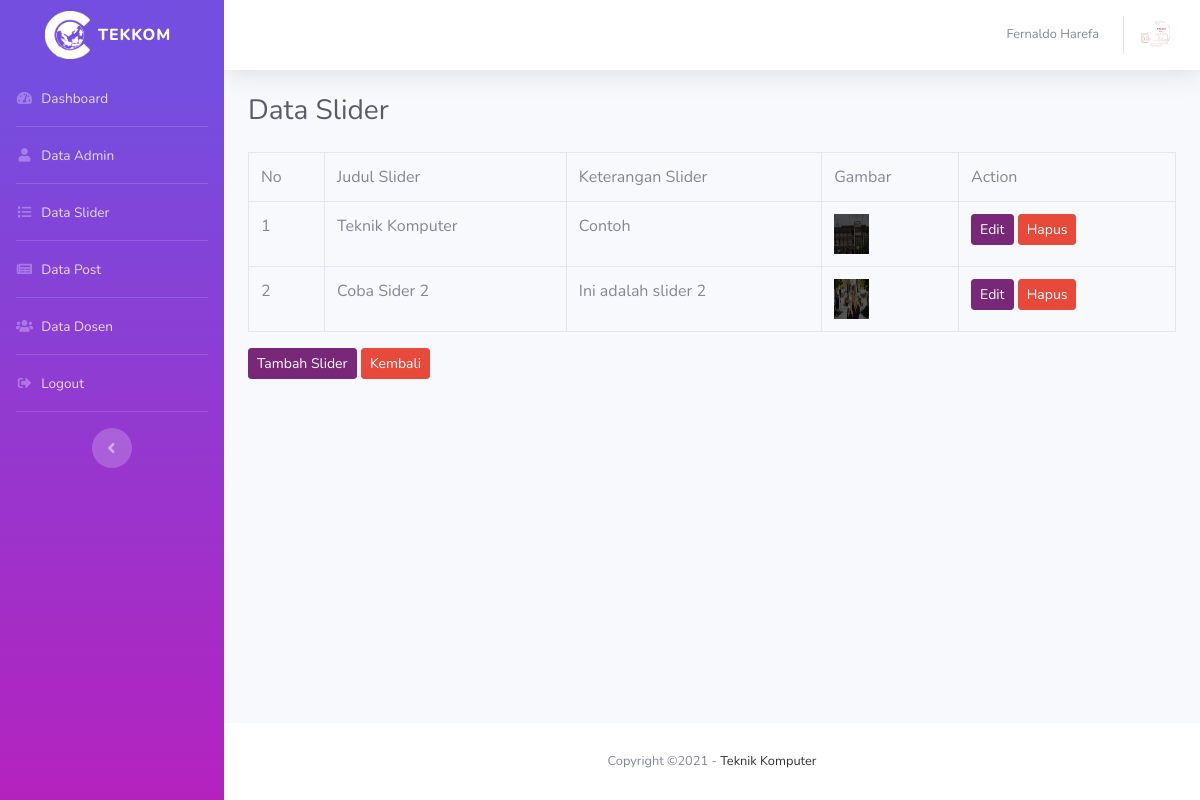
/login/admin/slider.php (signed in), run on the app's committed database.
### tables this page shows
CREATE TABLE `users` (
  `id` int(2) NOT NULL,
  `nama` varchar(50) NOT NULL,
  `username` varchar(50) NOT NULL,
  `password` varchar(100) NOT NULL,
  `foto` varchar(20) NOT NULL,
  `level` varchar(20) NOT NULL
);

CREATE TABLE `slider` (
  `id` int(4) NOT NULL,
  `judul` varchar(100) NOT NULL,
  `keterangan` text NOT NULL,
  `foto` varchar(100) NOT NULL
);

### login/admin/slider.php (the view, shortened to what this page needs)
<?php include('../../assets/config/auto_load.php'); ?>
<?php include('../template/header.php'); ?>
<div class="container-fluid">
    <h1 class="h3 mb-4 text-gray-800">Data Slider</h1>
    <div class="row">
        <div class="col-md-12 table-responsive">
            <table class="table table-bordered table-hover">
                <tr>
                    <td>No</td>
                    <td>Judul Slider</td>
                    <td>Keterangan Slider</td>
                    <td>Gambar</td>
                    <td>Action</td>
                </tr>
                <?php
        $no = 1;
        $query = mysqli_query($koneksi, "Select * from slider");
        while($p = mysqli_fetch_array($query)) { ?>
                <tr>
                    <td><?= $no++ ?></td>
                    <td><?= $p['judul'] ?></td>
                    <td><?= $p['keterangan'] ?></td>
                    <td><img src="../../assets/images/slider/<?=$p['foto'] ?>" width="35" height="40"></td>
                    <td>
                        <a href="" class="btn btn-primary btn-sm mb-1" data-toggle="modal"
                            data-target="#modalEdit_<?= $p['id'] ?>">Edit</a>
                        <a href="" class="btn btn-danger btn-sm mb-1" data-toggle="modal"
                            data-target="#modalHapus_<?= $p['id'] ?>">Hapus</a>
                    </td>
                </tr>
        </div>
        <div class="modal fade" id="modalHapus_<?php echo $p['id']; ?>" tabindex="-1" role="dialog"
            aria-labelledby="exampleModalLabel" aria-hidden="true">
            <div class="modal-dialog" role="document">
                <div class="modal-content">
                    <div class="modal-body">
                        <p>Anda akan menghapus data ini dengan judul "<?= $p['judul'] ?>". <br>
                            <b> DATA AKAN DIHAPUS PERMANEN.<b>
                        </p>
                    </div>
                </div>
            </div>
        </div>
        <?php }
        ?>
        <a href="" class="btn btn-primary btn-sm mb-1" data-toggle="modal" data-target="#modalvalidasi">Tambah
            Slider</a>
        <a href="dashboard.php" class="btn btn-danger btn-sm mb-1">Kembali</a>
    </div>
</div>
</div>
<?php include('../template/footer.php'); ?>

### login/template/header.php (shortened to what this page needs)
<?php
include '../../assets/config/koneksi.php';
?>
<!DOCTYPE html>
<html lang="en">
<head>
    <link href="../../assets/vendor/fontawesome-free/css/all.min.css" rel="stylesheet" type="text/css">
    <link href="../../assets/css/sb-admin-2.min.css" rel="stylesheet">
    <link href="../assets/vendor/datepicker/css/bootstrap-datepicker.css" rel="stylesheet">
</head>
<body id="page-top">
    <div id="wrapper">
        <ul class="navbar-nav bg-gradient-primary sidebar sidebar-dark accordion" id="accordionSidebar">
            <a class="sidebar-brand d-flex align-items-center justify-content-center text-center" href="dashboard.php">
                <div class="sidebar-brand-icon rotate-n-20 ">
                    <img src="http://localhost/tekkom/assets/images/logo/logo3.png" alt="" width="45px"
                        class="img-fluid">
                </div>
                <div class="sidebar-brand-text mx-2">TEKKOM</div>
            </a>
            <?php if($_SESSION['level'] == 'Super Admin') { ?>
            <li class="nav-item">
                <a class="nav-link" href="dashboard.php">
                    <i class="fas fa-fw fa-tachometer-alt"></i>
                    <span>Dashboard</span></a>
            </li>
            <hr class="sidebar-divider my-0">
            <li class="nav-item">
                <a class="nav-link" href="admin.php">
                    <i class="fas fa-fw fa-user"></i>
                    <span>Data Admin</span></a>
            </li>
            <hr class="sidebar-divider my-0">
            <li class="nav-item">
                <a class="nav-link" href="slider.php">
                    <i class="fas fa-fw fa-list"></i>
                    <span>Data Slider</span></a>
            </li>
            <hr class="sidebar-divider my-0">
            <li class="nav-item">
                <a class="nav-link" href="posting.php">
                    <i class="fas fa-fw fa-newspaper"></i>
                    <span>Data Post</span></a>
            </li>
            <hr class="sidebar-divider my-0">
            <li class="nav-item">
                <a class="nav-link" href="dosen.php">
                    <i class="fas fa-fw fa-users"></i>
                    <span>Data Dosen</span></a>
            </li>
            <?php } else{ ?>
            <li class="nav-item">
                <a class="nav-link" href="dashboard.php">
                    <i class="fas fa-fw fa-tachometer-alt"></i>
                    <span>Dashboard</span></a>
            </li>
            <hr class="sidebar-divider my-0">
            <li class="nav-item">
                <a class="nav-link" href="admin.php">
                    <i class="fas fa-fw fa-user"></i>
                    <span>Data Admin</span></a>
            </li>
            <hr class="sidebar-divider my-0">
            <li class="nav-item">
                <a class="nav-link" href="slider.php">
                    <i class="fas fa-fw fa-list"></i>
                    <span>Data Slider</span></a>
            </li>
            <hr class="sidebar-divider my-0">
            <li class="nav-item">
                <a class="nav-link" href="posting.php">
                    <i class="fas fa-fw fa-newspaper"></i>
                    <span>Data Post</span></a>
            </li>
            <hr class="sidebar-divider my-0">
            <li class="nav-item">
                <a class="nav-link" href="dosen.php">
                    <i class="fas fa-fw fa-users"></i>
                    <span>Data Dosen</span></a>
            </li>
            <?php } ?>
            <hr class="sidebar-divider my-0">
            <li class="nav-item">
                <a class="nav-link" href="#" data-toggle="modal" data-target="#logoutModal">
                    <i class="fas fa-fw fa-sign-out-alt"></i>
                    <span>Logout</span></a>
            </li>
            <hr class="sidebar-divider d-none d-md-block">
            <div class="text-center d-none d-md-inline">
                <button class="rounded-circle border-0" id="sidebarToggle"></button>
            </div>
        </ul>
        <div id="content-wrapper" class="d-flex flex-column">
            <div id="content">
                <nav class="navbar navbar-expand navbar-light bg-white topbar mb-4 static-top shadow">
                    <ul class="navbar-nav ml-auto">
                        <?php
            $query = mysqli_query($koneksi, "Select * from users where id = '$_SESSION[id_users]'");
            $u = mysqli_fetch_array($query);
            ?>
                        <li class="nav-item dropdown no-arrow">
                            <a class="nav-link dropdown-toggle" href="#" id="userDropdown" role="button"
                                data-toggle="dropdown" aria-haspopup="true" aria-expanded="false">
                                <span
                                    class="mr-2 d-none d-lg-inline text-gray-600 small"><?php echo $u['nama']; ?></span>
                                <img class="img-profile rounded-circle "
                                    src="../../assets/images/admin/<?php echo $u['foto'] ?>">
                            </a>
                        </li>
                    </ul>
                </nav>

### data on the page
users: nama "Fernaldo Harefa", foto (picture)
slider: judul "Teknik Komputer", keterangan "Contoh", foto (picture)
slider: judul "Coba Sider 2", keterangan "Ini adalah slider 2", foto (picture)
